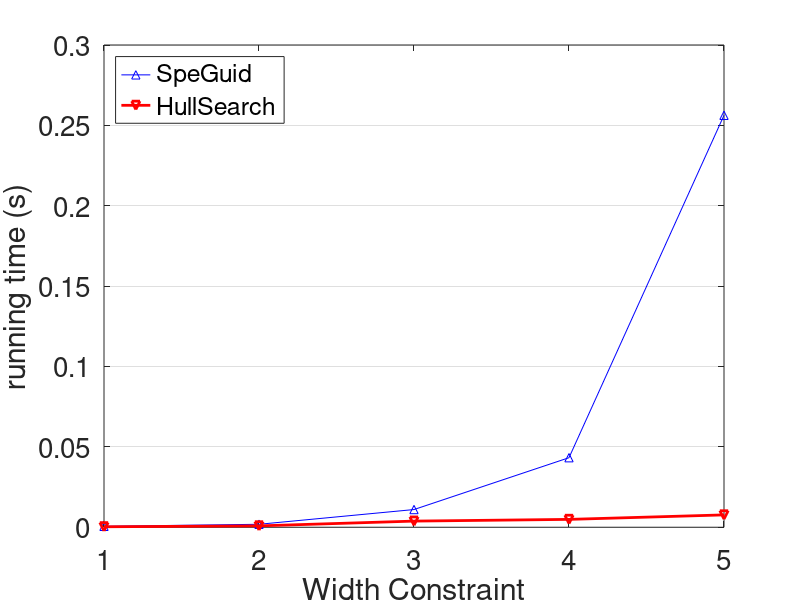

Here is the MATLAB script that generated this plot:
x=1:1:5;%x轴上的数据，第一个值代表数据开始，第二个值代表间隔，第三个值代表终止
a=[0.00058,0.00184,0.01101,0.04326,0.25627]; %a数据y值
b=[0.00029,0.00085,0.00382,0.00489,0.00768]; %b数据y值
plot(x,a,'-^b',x,b,'-vr','linewidth',2); %线性，颜色，标记
axis([1,5,0,0.3])  %确定x轴与y轴框图大小
set(gca,'FontSize',20);%设置坐标轴的数字大小，包括legend文字大小
set(gca,'XTick',[1:1:5]) %x轴范围1-6，间隔1
set(gca,'YTick',[0:0.05:0.3]) %y轴范围0-700，间隔100
legend('SpeGuid','HullSearch','Location','NorthWest');   %右上角标注
xlabel('Width Constraint')  %x轴坐标描述
ylabel('running time (s)') %y轴坐标描述
set(gca,'Ygrid','on')